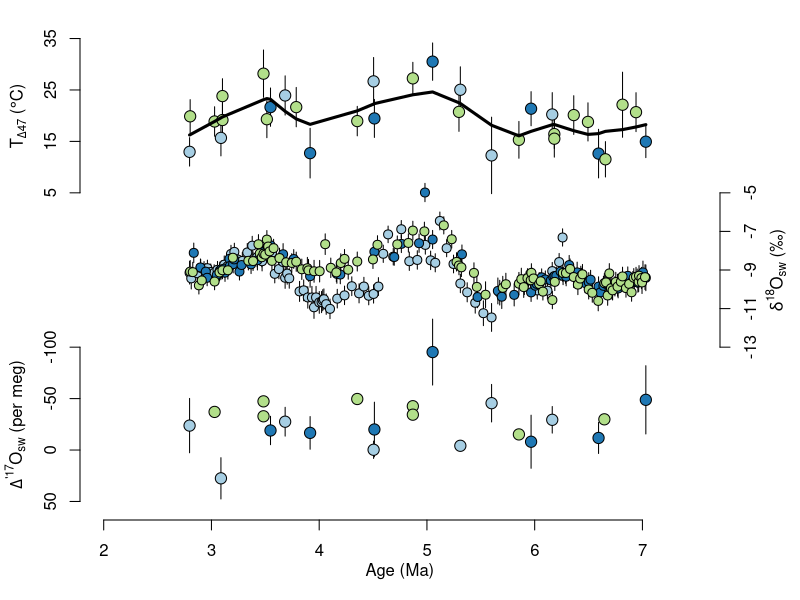

This chart was generated by the following R code:
library(tidyverse)

## read data ----
D47 = read.csv("out/D47.csv")
D47= D47[order(D47$age),] 
d18c = read.csv("out/d18c.csv")
dp17 = read.csv("out/dp17.csv")

## plot ----
pal = c("#A6CEE3", "#1F78B4", "#B2DF8A", "#33A02C", "#FB9A99", "#E31A1C")
site1 = pal[factor(D47$site, levels = c("Lantian", "Shilou", "Jiaxian"))]
site2 = pal[factor(d18c$site, levels = c("Lantian", "Shilou", "Jiaxian"))]
site3 = pal[factor(dp17$section, levels = c("Lantian", "Shilou", "Jiaxian"))]

# png("figures/soil_water.png", 4.7, 6, units = "in", res = 300)
par(mar = c(4, 4, 1, 4))
plot(0, 0, xlim = c(2, 7.5), ylim = c(0, 3), axes = FALSE,
     xlab = "", ylab = "")

yext = range(D47$st.low, D47$st.high)
tix = seq(floor(min(yext) + 1), 
          ceiling(max(yext)), by = 10)
D47.rs = cbind(D47$age,
               2 + (D47$temp - min(tix)) / diff(range(tix)),
               2 + (D47$st.low - min(tix)) / diff(range(tix)),
               2 + (D47$st.high - min(tix)) / diff(range(tix)))
arrows(D47.rs[, 1], D47.rs[, 3], D47.rs[, 1], D47.rs[, 4], col = "black",
       angle=90, length=0, code = 0)
points(D47.rs[, 1], D47.rs[, 2], col = "black", bg = site1, pch = 21, cex = 1.5)
# loess_fit = loess(data = D47, temp ~ age, span = 0.2)
# pred = predict(loess_fit, se = TRUE)
# lines(D47$age, 2 + (pred$fit - min(tix)) / diff(range(tix)), lwd = 3)
lines(lowess(D47.rs[, 1], D47.rs[, 2], f = 0.3), lwd = 3)
axis(2, 2 + (tix - min(tix)) / diff(range(tix)), tix)
mtext(expression(paste("T"[Delta*"47"]*" (", degree, "C)")), 2, line = 2.5, at = 2.5)
# legend(x = 6.2, y = 3.3, legend = c("Lantian", "Shilou", "Jiaxian"),
#        col = pal, pch = 16, cex = 0.8, pt.cex = 1.5)

# # soil water d18O using paired data
# yext = range(D47$d18sw.low, D47$d18sw.high)
# tix = seq(floor(min(yext)), 
#           ceiling(max(yext)), by = 2)
# D47.rs = cbind(D47$age,
#                2 + (D47$d18sw - min(tix)) / diff(range(tix)),
#                2 + (D47$d18sw.low - min(tix)) / diff(range(tix)),
#                2 + (D47$d18sw.high - min(tix)) / diff(range(tix)))
# arrows(D47.rs[, 1], D47.rs[, 3], D47.rs[, 1], D47.rs[, 4], col = "black",
#        angle=90, length=0, code = 0)
# points(D47.rs[, 1], D47.rs[, 2], col = "black", bg = site, pch = 21, cex = 1.5)
# axis(2, 2 + (tix - min(tix)) / diff(range(tix)), tix)
# mtext(expression(delta^"18"*"O"[sw]*" (\u2030)"), 2, line = 2.5, at = 2.5)

# soil water d18O using interpolated data
yext = range(d18c$d18sw.low, d18c$d18sw.high)
tix = seq(floor(min(yext)), 
          ceiling(max(yext)), by = 2)
d18c.rs = cbind(d18c$age,
                1 + (d18c$d18sw - min(tix)) / diff(range(tix)),
                1 + (d18c$d18sw.low - min(tix)) / diff(range(tix)),
                1 + (d18c$d18sw.high - min(tix)) / diff(range(tix)))
arrows(d18c.rs[, 1], d18c.rs[, 3], d18c.rs[, 1], d18c.rs[, 4], col = "black",
       angle=90, length=0, code = 0)
points(d18c.rs[, 1], d18c.rs[, 2], col = "black", bg = site2, pch = 21, cex = 1.2)
axis(4, 1 + (tix - min(tix)) / diff(range(tix)), tix)
mtext(expression(delta^"18"*"O"[sw]*" (\u2030)"), 4, line = 2.5, at = 1.5)

yext = range(dp17$Dp17sw.low, dp17$Dp17sw.high)
tix = seq(ceiling(max(yext) + 2), 
          floor(min(yext)), by = -50)
dp17.rs = cbind(dp17$age,
                1 - (dp17$Dp17sw - min(tix)) / diff(range(tix)),
                1 - (dp17$Dp17sw.low - min(tix)) / diff(range(tix)),
                1 - (dp17$Dp17sw.high - min(tix)) / diff(range(tix)))
arrows(dp17.rs[, 1], dp17.rs[, 3], dp17.rs[, 1], dp17.rs[, 4], col = "black",
       angle=90, length=0, code = 0)
points(dp17.rs[, 1], dp17.rs[, 2], col = "black", bg = site3, pch = 21, cex = 1.5)
axis(2, 1 - (tix - min(tix)) / diff(range(tix)), tix)
mtext(expression(Delta^"'17"*"O"[sw]*" (per meg)"), 2, line = 2.5, at = 0.5)

axis(1)
mtext("Age (Ma)", 1, line = 2)
dev.off()
